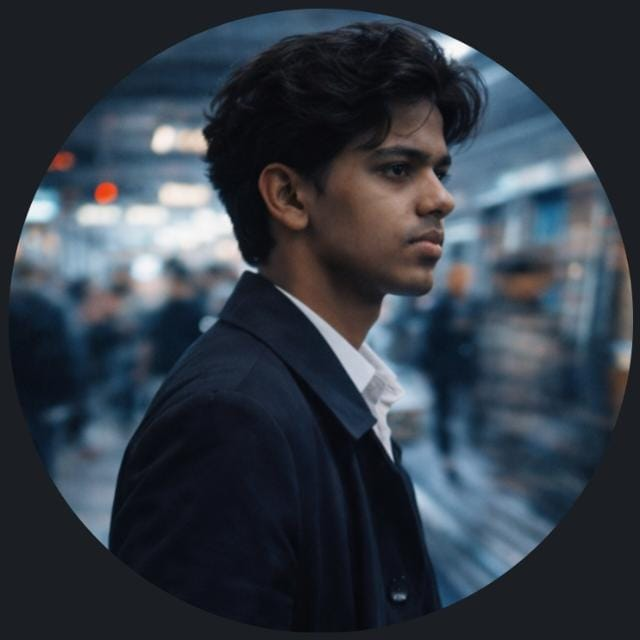
#> input picture profile.jpg, 640 x 640 px
$ python generate.py
#> lines starting #> are read from the running program, lines starting #| are printed output that depends on the picture
"""Generate the light and dark SVGs used by this GitHub profile README.

Place a private ``profile.jpg`` beside this file, then run ``python generate.py``.
The photograph is converted to text and is never embedded in the SVG output.
"""

from __future__ import annotations

import html
from pathlib import Path

try:
    from PIL import Image, ImageEnhance, ImageOps
except ImportError as exc:
    raise SystemExit("Pillow is required. Install it with: python -m pip install Pillow") from exc


ROOT = Path(__file__).resolve().parent
SOURCE_IMAGE = ROOT / "profile.jpg"
ASCII_ART = ROOT / "portrait.txt"

# Portrait controls: adjust these and rerun the script to tune the result.
ASCII_WIDTH = 84
ASCII_HEIGHT = 58
CONTRAST = 1.30
BRIGHTNESS = 1.12
CHARACTER_RAMP = "@%#*+=-:. "  # darkest to lightest
ASCII_FONT_SIZE = 8.4
CHARACTER_ASPECT = 0.55  # approximate monospace glyph width / line height

VIEWBOX_WIDTH = 1500
VIEWBOX_HEIGHT = 700

THEMES = {
    "dark_mode.svg": {
        "bg": "#080b0d",
        "panel": "#0d1117",
        "text": "#e6edf3",
        "muted": "#8b949e",
        "accent": "#7ee787",
        "accent2": "#e3b341",
        "border": "#30363d",
        "portrait": "#b1bac4",
    },
    "light_mode.svg": {
        "bg": "#fffdf5",
        "panel": "#fffaf0",
        "text": "#24292f",
        "muted": "#57606a",
        "accent": "#0969da",
        "accent2": "#9a6700",
        "border": "#d0d7de",
        "portrait": "#424a53",
    },
}


def image_to_ascii(path: Path) -> list[str]:
    """Return a contrast-enhanced, aspect-corrected ASCII portrait."""
    with Image.open(path) as source:
#> source is the input picture: PIL image 640x640 RGB; mean R, G, B 51.2, 59.1, 69.1
        image = ImageOps.exif_transpose(source).convert("L")
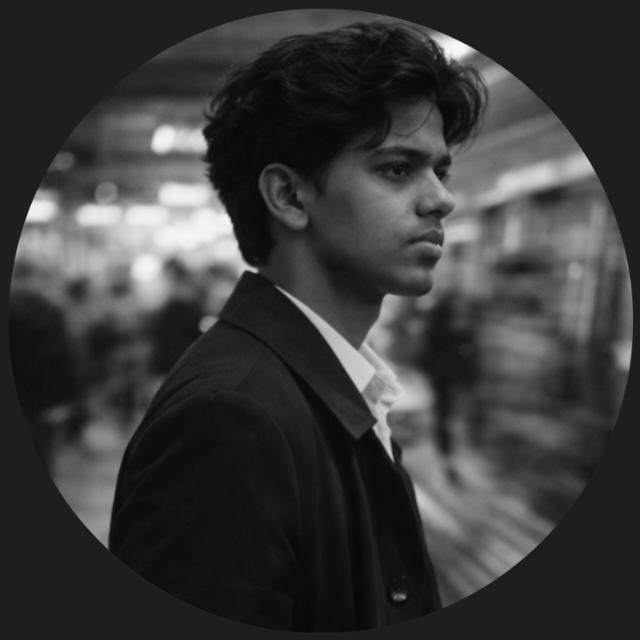
#> image: PIL image 640x640 L; min 3, max 255, mean 58
        image = ImageOps.autocontrast(image, cutoff=1)
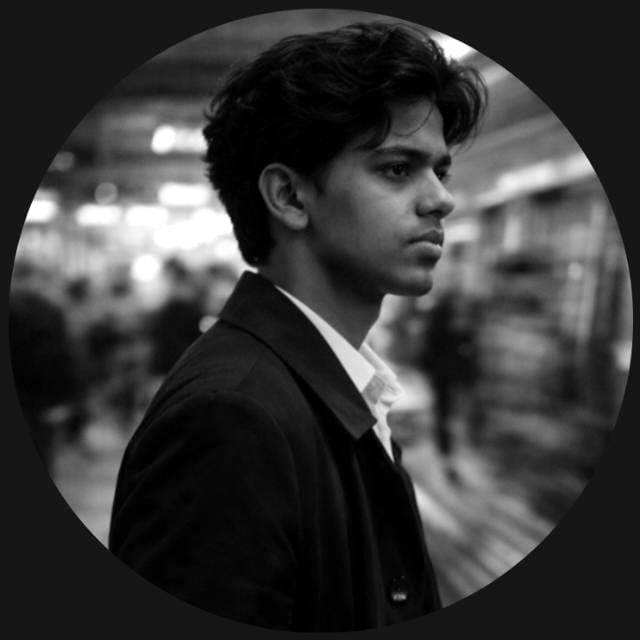
#> image: PIL image 640x640 L; min 0, max 255, mean 54.9
        image = ImageEnhance.Contrast(image).enhance(CONTRAST)
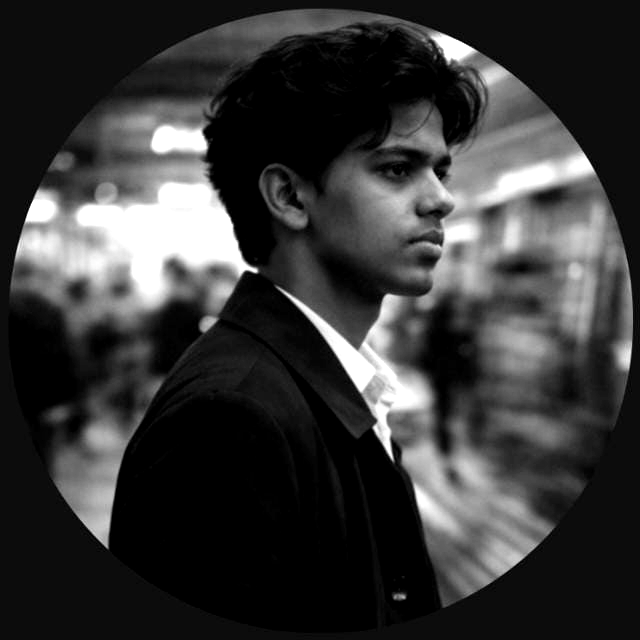
#> image: PIL image 640x640 L; min 0, max 255, mean 55.3
        image = ImageEnhance.Brightness(image).enhance(BRIGHTNESS)
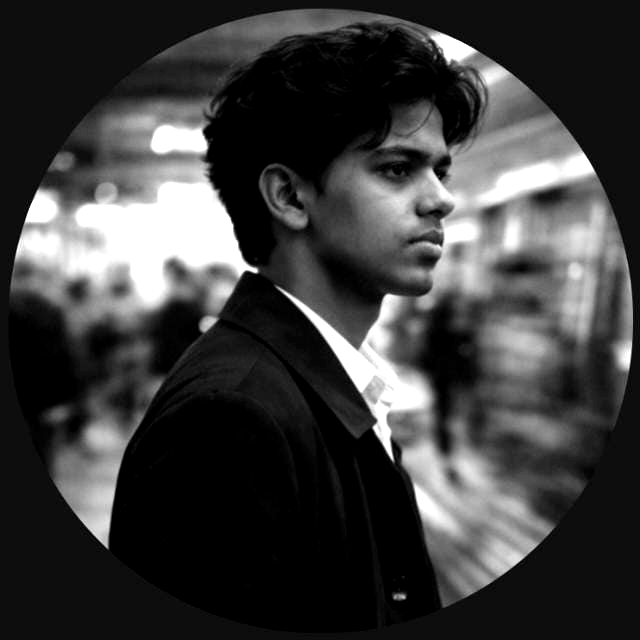
#> image: PIL image 640x640 L; min 0, max 255, mean 60.4

        # Compensate for characters being taller than they are wide. Fit instead
        # of stretching so the face and silhouette keep their proportions.
        corrected_height = round(ASCII_WIDTH * image.height / image.width * CHARACTER_ASPECT)
#> corrected_height = 46
        target_height = min(ASCII_HEIGHT, max(1, corrected_height))
#> target_height = 46
        image.thumbnail((ASCII_WIDTH, target_height), Image.Resampling.LANCZOS)
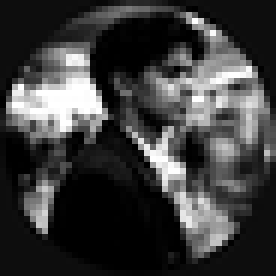
#> image: PIL image 46x46 L (shown 6 times larger); min 0, max 255, mean 60.5
        canvas = Image.new("L", (ASCII_WIDTH, ASCII_HEIGHT), 255)
#> canvas: PIL image 84x58 L; every value is 255
        x = (ASCII_WIDTH - image.width) // 2
#> x = 19
        y = (ASCII_HEIGHT - image.height) // 2
#> y = 6
        canvas.paste(image, (x, y))
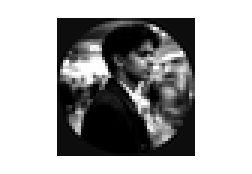
#> canvas: PIL image 84x58 L (shown 3 times larger); min 0, max 255, mean 170.5

        # Grayscale images encode one brightness byte per pixel.
        pixels = canvas.tobytes()
        last = len(CHARACTER_RAMP) - 1
        rows: list[str] = []
        for row_start in range(0, len(pixels), ASCII_WIDTH):
            row = pixels[row_start : row_start + ASCII_WIDTH]
            chars = "".join(CHARACTER_RAMP[round(value / 255 * last)] for value in row)
            rows.append(chars.rstrip())
#> this loop made 58 passes
#> row_start on passes 2 to 13: 84, 168, 252, 336, 420, 504, 588, 672, 756, 840, 924, 1008
#> after the loop, rows = 58 items, first 6: '', '', '', '', '', ''
        return rows


def load_portrait() -> list[str] | None:
    """Prefer the hand-tuned canonical artwork, with photo conversion as fallback."""
    if ASCII_ART.exists():
        return ASCII_ART.read_text(encoding="utf-8").splitlines()
    if SOURCE_IMAGE.exists():
        return image_to_ascii(SOURCE_IMAGE)
    return None


def text(x: int, y: int, value: str, css_class: str = "body", anchor: str = "start") -> str:
    return (
        f'<text x="{x}" y="{y}" class="{css_class}" text-anchor="{anchor}">'
        f"{html.escape(value)}</text>"
    )


def render_portrait(rows: list[str] | None) -> str:
    if rows is None:
        return "\n".join(
            [
                text(274, 305, "[ portrait source missing ]", "placeholder", "middle"),
                text(274, 335, "add profile.jpg + run python generate.py", "tiny", "middle"),
            ]
        )

    line_height = 9.55
    top = 68
    rendered = []
    for index, row in enumerate(rows):
        rendered.append(
            f'<text x="50" y="{top + index * line_height:.1f}" class="ascii" '
            f'xml:space="preserve">{html.escape(row, quote=False)}</text>'
        )
    return "\n".join(rendered)


def build_svg(colors: dict[str, str], portrait: list[str] | None) -> str:
    items = [
        '<svg xmlns="http://www.w3.org/2000/svg" role="img" '
        f'aria-labelledby="title desc" viewBox="0 0 {VIEWBOX_WIDTH} {VIEWBOX_HEIGHT}">',
        '<title id="title">Yash Mahadeshvar — AI and Data Science student</title>',
        '<desc id="desc">A terminal-inspired GitHub profile with an ASCII portrait, skills, projects, and current focus.</desc>',
        "<style>",
        f".bg{{fill:{colors['bg']}}}.panel{{fill:{colors['panel']};stroke:{colors['border']};stroke-width:1}}",
        f"text{{font-family:ui-monospace,SFMono-Regular,Menlo,Monaco,Consolas,'Liberation Mono',monospace;fill:{colors['text']}}}",
        ".body{font-size:15px}.small{font-size:13px}.tiny{font-size:11px}",
        f".muted{{fill:{colors['muted']}}}.accent{{fill:{colors['accent']}}}.warm{{fill:{colors['accent2']}}}",
        ".heading{font-size:15px;font-weight:700;letter-spacing:.6px}.name{font-size:45px;font-weight:700;letter-spacing:6px}",
        f".ascii{{font-size:{ASCII_FONT_SIZE}px;fill:{colors['portrait']}}}.placeholder{{font-size:14px;fill:{colors['muted']}}}",
        "</style>",
        f'<rect class="bg" width="{VIEWBOX_WIDTH}" height="{VIEWBOX_HEIGHT}" rx="14"/>',
        '<rect class="panel" x="24" y="24" width="525" height="620" rx="10"/>',
        '<rect class="panel" x="573" y="24" width="903" height="620" rx="10"/>',
        render_portrait(portrait),
        text(600, 57, "codingyash9-bit@github:~$ whoami", "small accent"),
        text(600, 112, "Yash Mahadeshvar", "name warm"),
        text(602, 144, "AI & Data Science Student", "heading accent"),
        text(602, 170, "Developer • AI Builder • DSA Explorer", "body"),
        text(602, 211, "> about", "heading accent"),
        text(622, 238, "VESIT  •  Mumbai, India", "body"),
        text(622, 262, "B.Tech — Artificial Intelligence & Data Science", "small muted"),
        '<rect class="panel" x="600" y="286" width="404" height="116" rx="7"/>',
        text(620, 315, "> cat stack.txt", "heading accent"),
        text(620, 344, "Java • Python • JavaScript • SQL", "small"),
        text(620, 368, "React • Next.js • Firebase", "small"),
        text(620, 392, "Git • GitHub • VS Code • HTML • CSS", "small muted"),
        '<rect class="panel" x="1021" y="286" width="426" height="116" rx="7"/>',
        text(1041, 315, "> current_focus", "heading accent"),
        text(1041, 344, "DSA in Java  •  AI / ML", "small"),
        text(1041, 368, "Backend Systems", "small"),
        text(1041, 392, "Building AI Products", "small muted"),
        text(600, 442, "> ls projects/", "heading accent"),
    ]

    projects = [
        ("VESTA", "AI-powered social platform"),
        ("TradingRocket", "AI market intelligence & stock analysis"),
        ("IPOP", "IPO prediction & analysis engine"),
        ("Nostalgia AI", "Memory and nostalgia exploration"),
        ("fixIT", "Autonomous incident-to-fix system"),
        ("ParsIT", "Reddit sentiment analysis"),
        ("Escape Galaxy", "Browser-based vertical space shooter"),
    ]
    for index, (name, description) in enumerate(projects):
        y = 472 + index * 24
        items.append(text(622, y, name, "small warm"))
        items.append(text(785, y, description, "small"))

    items.extend(
        [
            text(44, 672, "codingyash9-bit@github:~$ ./future.sh", "tiny accent"),
            text(330, 672, "Building products. Solving problems. Creating impact.", "tiny muted"),
            text(1150, 672, "codingyash9-bit@github:~$ █", "tiny accent"),
            "</svg>",
        ]
    )
    return "\n".join(items) + "\n"


def build_motion_svg() -> str:
    """Create a restrained animated systems diagram for the README."""
    return '''<svg xmlns="http://www.w3.org/2000/svg" role="img" aria-labelledby="title desc" viewBox="0 0 1500 250">
<title id="title">Yash Mahadeshvar development loop</title>
<desc id="desc">An animated terminal pipeline moving from learning through building to impact.</desc>
<style>
  :root { color-scheme: light dark; }
  .bg { fill:#fffdf5; } .panel { fill:#fffaf0; stroke:#d0d7de; }
  .line { stroke:#0969da; } .muted-line { stroke:#afb8c1; }
  .txt { fill:#24292f; } .muted { fill:#57606a; } .accent { fill:#0969da; }
  text { font-family:ui-monospace,SFMono-Regular,Menlo,Monaco,Consolas,'Liberation Mono',monospace; }
  .flow { stroke-dasharray:8 14; animation:flow 2.8s linear infinite; }
  .pulse { animation:pulse 2.4s ease-in-out infinite; transform-box:fill-box; transform-origin:center; }
  .pulse.b { animation-delay:.6s } .pulse.c { animation-delay:1.2s } .pulse.d { animation-delay:1.8s }
  .cursor { animation:blink 1s steps(1,end) infinite; }
  .scanner { animation:scan 4.5s ease-in-out infinite; }
  @keyframes flow { to { stroke-dashoffset:-44; } }
  @keyframes pulse { 0%,100% { opacity:.45; transform:scale(.82) } 45% { opacity:1; transform:scale(1.18) } }
  @keyframes blink { 0%,48% { opacity:1 } 49%,100% { opacity:0 } }
  @keyframes scan { 0%,100% { transform:translateX(0); opacity:.15 } 50% { transform:translateX(1370px); opacity:.75 } }
  @media (prefers-color-scheme: dark) {
    .bg { fill:#080b0d; } .panel { fill:#0d1117; stroke:#30363d; }
    .line { stroke:#7ee787; } .muted-line { stroke:#30363d; }
    .txt { fill:#e6edf3; } .muted { fill:#8b949e; } .accent { fill:#7ee787; }
  }
  @media (prefers-reduced-motion: reduce) { * { animation:none!important } }
</style>
<rect class="bg" width="1500" height="250" rx="14"/>
<rect class="panel" x="24" y="24" width="1452" height="202" rx="10"/>
<text x="52" y="57" class="accent" font-size="14" font-weight="700">codingyash9-bit@github:~$ ./build-loop --observe</text>
<text x="52" y="84" class="muted" font-size="12">continuous development pipeline</text>
<line x1="84" y1="145" x2="1416" y2="145" class="muted-line" stroke-width="2"/>
<line x1="84" y1="145" x2="1416" y2="145" class="line flow" stroke-width="2"/>
<line x1="64" y1="104" x2="64" y2="194" class="line scanner" stroke-width="2"/>
<g text-anchor="middle">
  <circle cx="150" cy="145" r="9" class="accent pulse"/><text x="150" y="181" class="txt" font-size="13">LEARN</text><text x="150" y="201" class="muted" font-size="10">DSA / AI / ML</text>
  <circle cx="550" cy="145" r="9" class="accent pulse b"/><text x="550" y="181" class="txt" font-size="13">MODEL</text><text x="550" y="201" class="muted" font-size="10">reason about systems</text>
  <circle cx="950" cy="145" r="9" class="accent pulse c"/><text x="950" y="181" class="txt" font-size="13">BUILD</text><text x="950" y="201" class="muted" font-size="10">backend / products</text>
  <circle cx="1350" cy="145" r="9" class="accent pulse d"/><text x="1350" y="181" class="txt" font-size="13">IMPACT</text><text x="1350" y="201" class="muted" font-size="10">measure / improve</text>
</g>
<text x="1408" y="57" class="accent cursor" font-size="16">█</text>
</svg>
'''


def main() -> None:
    portrait = load_portrait()
#> portrait = 58 items, first 6: '', '', '', '', '', ''
    for filename, colors in THEMES.items():
        (ROOT / filename).write_text(build_svg(colors, portrait), encoding="utf-8")
        print(f"generated {filename}")
    (ROOT / "motion.svg").write_text(build_motion_svg(), encoding="utf-8")
    print("generated motion.svg")
    if portrait is None:
        print("profile.jpg was not found; generated a labeled placeholder instead.")
        print("Add profile.jpg to this directory and rerun: python generate.py")


if __name__ == "__main__":
    main()
